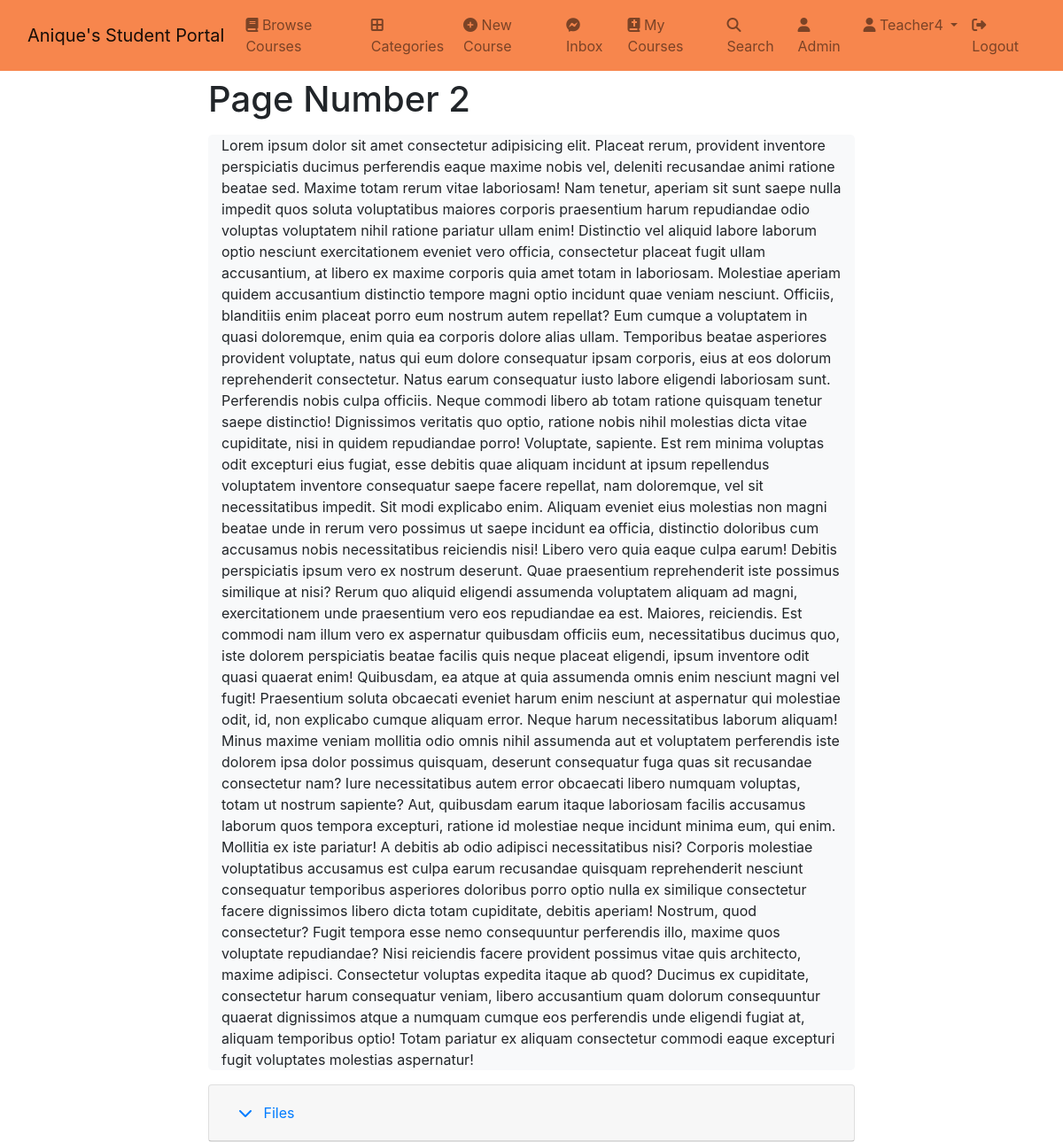
The page /course/31f14fdc-ee4c-420d-b912-1c9cc059e567/modules/1/pages/2 (signed in) on the database its author committed.
### page/models.py (models this page shows, shortened)
class Page(models.Model):
    title = models.CharField(max_length=150)
    content = RichTextField()
    user = models.ForeignKey(User,on_delete=models.CASCADE,related_name="page_user")
    files = models.ManyToManyField(PostFileContent)

### page/views.py (the view)
def page_detail(request,course_id,module_id,page_id):
    page = get_object_or_404(Page,id=page_id)
    course = get_object_or_404(Course,id=course_id)
    completed = Completion.objects.filter(user=request.user,course=course,page=page).exists()
    context = {
        'page':page,
        'course':course,
        'completed':completed,
        'module_id':module_id,
    }
    return render(request, "page/page_detail.html",context)

### page/models.py (called while the page is built)
    def get_file_name(self):
        return os.path.basename(self.file.name)

### student_portal/templates/page/page_detail.html (shortened to what this page needs)
{% extends 'base.html' %} {% block content %}
<div class="container mt-2">
  <div class="row">
    <div class="col-2"></div>
    <div class="col-8">
      <h1>{{page.title}}</h1>
      <div class="bg-light rounded-3">
        <div class="container-fluid">
          <p class="fs-4">{{page.content|safe}}</p>
        </div>
      </div>
      <div id="accordion">
        <div class="card">
          <div class="card-header" id="headingOne">
            <h5 class="mb-0">
              <button
                class="btn btn-link"
                data-toggle="collapse"
                data-target="#collapseOne"
                aria-expanded="true"
                aria-controls="collapseOne"
                style="text-decoration: none"
              >
                <i class="fa fa-chevron-down pr-2"></i>
                Files
              </button>
            </h5>
          </div>
        </div>
      </div>
    </div>
  </div>
</div>
{% endblock content %}

### student_portal/templates/base.html (shortened to what this page needs)
{% load static %}
<!DOCTYPE html>
<html lang="en">
  <head>
    <link
      href="https://cdn.jsdelivr.net/npm/bootstrap@5.0.2/dist/css/bootstrap.min.css"
      rel="stylesheet"
    />
    <link
      rel="stylesheet"
      href="https://cdnjs.cloudflare.com/ajax/libs/font-awesome/6.1.1/css/all.min.css"
    />
    <link
      rel="stylesheet"
      href="https://stackpath.bootstrapcdn.com/bootstrap/4.3.1/css/bootstrap.min.css"
    />
  </head>
  <body>
    <nav
      class="navbar navbar-expand-lg navbar-light"
      style="background: #f7864d"
    >
      <div class="container-fluid">
        <a class="navbar-brand" href="{% url 'index' %}"
          >Anique's Student Portal</a
        >
        <div class="collapse navbar-collapse" id="navbarSupportedContent">
          <ul class="navbar-nav me-auto mb-2 mb-lg-0">
            <li class="nav-item">
              <a class="nav-link" href="{% url 'browse-courses' %}"
                ><i class="fa fa-book"></i> Browse Courses</a
              >
            </li>
            <li class="nav-item">
              <a class="nav-link" href="{% url 'categories' %}"
                ><i class="fas fa-border-all"></i> Categories</a
              >
            </li>
            <li class="nav-item">
              <a class="nav-link" href="{% url 'new-course' %}"
                ><i class="fa fa-plus-circle"></i> New Course</a
              >
            </li>
            <li class="nav-item">
              <a class="nav-link" href="{% url 'inbox' %}"
                ><i class="fa-brands fa-facebook-messenger"></i> Inbox
              </a>
            </li>
            <li class="nav-item">
              <a class="nav-link" href="{% url 'my-courses' %}"
                ><i class="fa-solid fa-book-bible"></i> My Courses</a
              >
            </li>
            <li class="nav-item">
              <a class="nav-link" href="{% url 'search' %}"
                ><i class="fa-solid fa-search"></i> Search</a
              >
            </li>
            {% if request.user.is_superuser %}
            <li class="nav-item">
              <a class="nav-link" href="/admin"
                ><i class="fa fa-user"></i> Admin</a
              >
            </li>
            {% endif %}
            <li class="nav-item dropdown">
              <a
                class="nav-link dropdown-toggle"
                href="#"
                id="navbarDropdown"
                role="button"
                data-bs-toggle="dropdown"
                aria-expanded="false"
              >
                <i class="fa fa-user"></i> {{request.user.username|capfirst}}
              </a>
            </li>
            <li class="nav-item">
              <a class="nav-link" href="{% url 'logout' %}"
                ><i class="fa-solid fa-right-from-bracket"></i> Logout</a
              >
            </li>
          </ul>
        </div>
      </div>
    </nav>
    {% block content %} {% block pagination %} {% endblock pagination %} {% endblock content %}
  </body>
</html>

### rows shown on the page
Page: title "Page Number 2", content "Lorem ipsum dolor sit amet consectetur adipisicing elit. Placeat rerum, provident inventore perspiciatis ducimus perferendis eaque maxime nobis vel, deleniti recusandae animi ratione beatae sed. Maxime totam rerum vitae laboriosam! Nam tenetur, aperiam sit sunt saepe nulla impedit quos soluta voluptatibus maiores corporis praesentium harum repudiandae odio voluptas voluptatem nihil ratione pariatur ullam enim! Distinctio vel aliquid labore laborum optio nesciunt exercitationem eveniet vero officia, consectetur placeat fugit ullam accusantium, at libero ex maxime corporis quia amet totam in laboriosam. Molestiae aperiam quidem accusantium distinctio tempore magni optio incidunt quae veniam…"

### other values the page prints
{{ request.user.username|capfirst }} "Teacher4"
